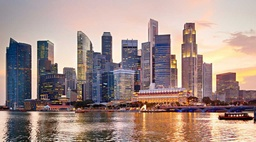
#> input picture LR_4/pic1.jpg, 256 x 142 px, shrunk from 1200 x 666 before the run
$ python LR4.py
#> lines starting #> are read from the running program, lines starting #| are printed output that depends on the picture
import cv2
import numpy as np


# реализация операции свёртки
def Convolution(img, kernel):
    kernel_size = len(kernel)
    x_start = kernel_size // 2
    y_start = kernel_size // 2
    # переопределение матрицы изображения для работы с каждым внутренним пикселем
    matr = np.zeros(img.shape)
    for i in range(img.shape[0]):
        for j in range(img.shape[1]):
            if i < x_start or i >= img.shape[0] - x_start or j < y_start or j >= img.shape[1] - y_start:
                continue  # Пропустить краевые пиксели
            # операция свёртки
            val = 0
            for k in range(-x_start, x_start + 1):
                for l in range(-y_start, y_start + 1):
                    val += img[i + k][j + l] * kernel[k + x_start][l + y_start]
            matr[i][j] = val
    return matr


# нахождение округления угла между вектором градиента и осью Х
def get_angle_number(x, y):
    if x == 0 and y == 0:
        return 0  # Обработка случая, когда (x, y) = (0, 0)

    tg = y / x if x != 0 else float('inf')
    if (x < 0):
        if (y < 0):
            if (tg > 2.414):
                return 0
            elif (tg < 0.414):
                return 6
            else:
                return 7
        else:
            if (tg < -2.414):
                return 4
            elif (tg < -0.414):
                return 5
            else:
                return 6
    else:
        if (y < 0):
            if (tg < -2.414):
                return 0
            elif (tg < -0.414):
                return 1
            else:
                return 2
        else:
            if (tg < 0.414):
                return 2
            elif (tg < 2.414):
                return 3
            else:
                return 4


def main(path, standard_deviation, kernel_size):
    # Задание 1 - чтение строки полного адреса изображения и размытие Гаусса
#> called with path = 'pic1.jpg', standard_deviation = 5, kernel_size = 5
    img = cv2.imread(path, cv2.IMREAD_GRAYSCALE)
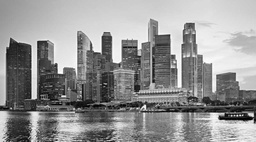
#> img: shape (142, 256); min 0, max 255, mean 148.2
    imgBlur_CV2 = cv2.GaussianBlur(img, (kernel_size, kernel_size), standard_deviation)
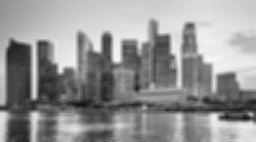
#> imgBlur_CV2: shape (142, 256); min 19, max 248, mean 148.2
    cv2.imshow('Blurred Image', imgBlur_CV2)

    # Задание 2 - вычисление и вывод матрицы значений длин и матрицы значений углов градиентов
    # Задание матриц оператора Собеля
    Gx = np.array([[-1, 0, 1], [-2, 0, 2], [-1, 0, 1]])
    Gy = np.array([[-1, -2, -1], [0, 0, 0], [1, 2, 1]])

    # применение операции свёртки
    img_Gx = Convolution(imgBlur_CV2, Gx)
#> after the loop in Convolution, `for i in range(img.shape[0]):`:
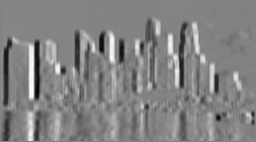
#> matr: shape (142, 256) float64; min -313, max 297, mean -0.1; drawn with min black and max white
    img_Gy = Convolution(imgBlur_CV2, Gy)
#> after the loop in Convolution (call 2), `for i in range(img.shape[0]):`:
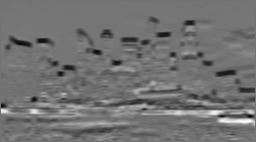
#> matr: shape (142, 256) float64; min -300, max 362, mean -3.3; drawn with min black and max white

    # нахождение матрицы длины вектора градиента
    matr_gradient = np.sqrt(img_Gx ** 2 + img_Gy ** 2)
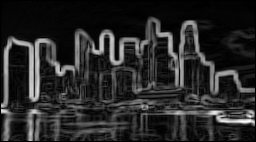
#> matr_gradient: shape (142, 256) float64; min 0, max 364.9, mean 57.8; drawn with min black and max white

    # нахождение матрицы значений углов градиента
    img_angles = np.zeros(img.shape)
    for i in range(img.shape[0]):
        for j in range(img.shape[1]):
            img_angles[i][j] = get_angle_number(img_Gx[i][j], img_Gy[i][j])
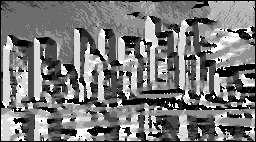
#> img_angles: shape (142, 256) float64; min 0, max 7, mean 3.34; drawn with min black and max white

    # вывод матрицы значений длин градиента
    max_gradient = np.max(matr_gradient)
    img_gradient_to_print = (matr_gradient / max_gradient) * 255
    cv2.imshow('Gradient Magnitude', img_gradient_to_print.astype(np.uint8))

    print('Матрица значений длин градиента:')
    print(img_gradient_to_print)
#> (printed output is left out)

    # вывод матрицы значений углов градиента
    img_angles_to_print = (img_angles / 7) * 255  # необходимо для корректного отображения на экране
    cv2.imshow('Gradient Angles', img_angles_to_print.astype(np.uint8))

    cv2.waitKey(0)
    cv2.destroyAllWindows()

# Пример вызова функции main
# Убедитесь, что путь к изображению и параметры правильные
# main('pic1.jpg', 1.5, 5)
main('pic1.jpg', 5, 5)
